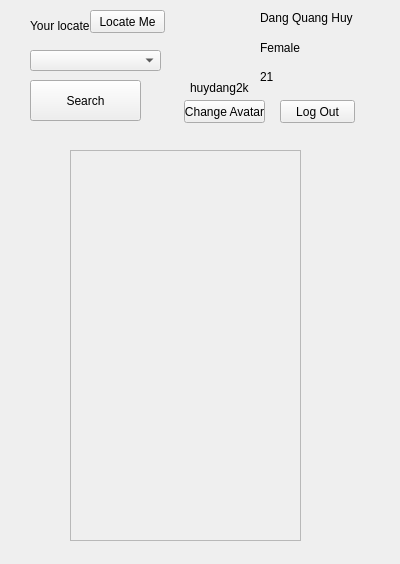
<?xml version="1.0" encoding="UTF-8"?>
<ui version="4.0">
 <class>Form</class>
 <widget class="QWidget" name="Form">
  <property name="geometry">
   <rect>
    <x>0</x>
    <y>0</y>
    <width>400</width>
    <height>564</height>
   </rect>
  </property>
  <property name="windowTitle">
   <string>Form</string>
  </property>
  <widget class="QPushButton" name="pushButton_2">
   <property name="geometry">
    <rect>
     <x>280</x>
     <y>100</y>
     <width>75</width>
     <height>23</height>
    </rect>
   </property>
   <property name="text">
    <string>Log Out</string>
   </property>
  </widget>
  <widget class="QPushButton" name="pushButton">
   <property name="geometry">
    <rect>
     <x>30</x>
     <y>80</y>
     <width>111</width>
     <height>41</height>
    </rect>
   </property>
   <property name="text">
    <string>Search</string>
   </property>
  </widget>
  <widget class="QLabel" name="label_2">
   <property name="geometry">
    <rect>
     <x>30</x>
     <y>10</y>
     <width>81</width>
     <height>31</height>
    </rect>
   </property>
   <property name="text">
    <string>Your locate</string>
   </property>
  </widget>
  <widget class="QComboBox" name="comboBox">
   <property name="geometry">
    <rect>
     <x>30</x>
     <y>50</y>
     <width>131</width>
     <height>21</height>
    </rect>
   </property>
  </widget>
  <widget class="QScrollArea" name="scrollArea">
   <property name="geometry">
    <rect>
     <x>70</x>
     <y>150</y>
     <width>231</width>
     <height>391</height>
    </rect>
   </property>
   <property name="widgetResizable">
    <bool>true</bool>
   </property>
   <widget class="QWidget" name="scrollAreaWidgetContents">
    <property name="geometry">
     <rect>
      <x>0</x>
      <y>0</y>
      <width>229</width>
      <height>389</height>
     </rect>
    </property>
   </widget>
  </widget>
  <widget class="QLabel" name="label">
   <property name="geometry">
    <rect>
     <x>260</x>
     <y>10</y>
     <width>101</width>
     <height>16</height>
    </rect>
   </property>
   <property name="text">
    <string>Dang Quang Huy</string>
   </property>
  </widget>
  <widget class="QLabel" name="label_3">
   <property name="geometry">
    <rect>
     <x>260</x>
     <y>40</y>
     <width>91</width>
     <height>16</height>
    </rect>
   </property>
   <property name="text">
    <string>Female</string>
   </property>
  </widget>
  <widget class="QLabel" name="label_4">
   <property name="geometry">
    <rect>
     <x>190</x>
     <y>80</y>
     <width>91</width>
     <height>16</height>
    </rect>
   </property>
   <property name="text">
    <string>huydang2k</string>
   </property>
  </widget>
  <widget class="QLabel" name="label_5">
   <property name="geometry">
    <rect>
     <x>190</x>
     <y>20</y>
     <width>51</width>
     <height>51</height>
    </rect>
   </property>
   <property name="text">
    <string/>
   </property>
   <property name="pixmap">
    <pixmap>../../../../../../../Users/ADMIN/.designer/backup/ava.png</pixmap>
   </property>
  </widget>
  <widget class="QLabel" name="label_6">
   <property name="geometry">
    <rect>
     <x>260</x>
     <y>70</y>
     <width>47</width>
     <height>13</height>
    </rect>
   </property>
   <property name="text">
    <string>21</string>
   </property>
  </widget>
  <widget class="QPushButton" name="pushButton_3">
   <property name="geometry">
    <rect>
     <x>90</x>
     <y>10</y>
     <width>75</width>
     <height>23</height>
    </rect>
   </property>
   <property name="text">
    <string>Locate Me</string>
   </property>
  </widget>
  <widget class="QPushButton" name="pushButton_4">
   <property name="geometry">
    <rect>
     <x>184</x>
     <y>100</y>
     <width>81</width>
     <height>23</height>
    </rect>
   </property>
   <property name="text">
    <string>Change Avatar</string>
   </property>
  </widget>
 </widget>
 <resources>
  <include location="img.qrc"/>
 </resources>
 <connections/>
</ui>
